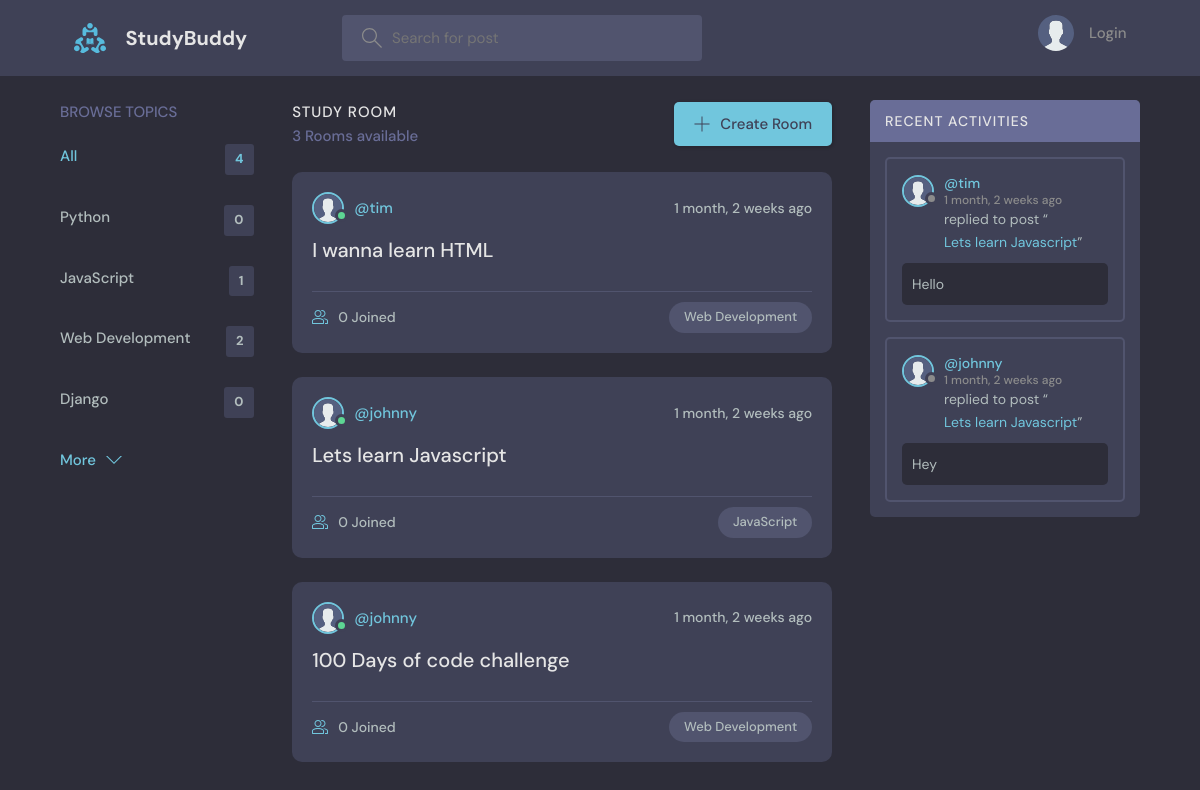
/, run on an earlier commit of the app's database.
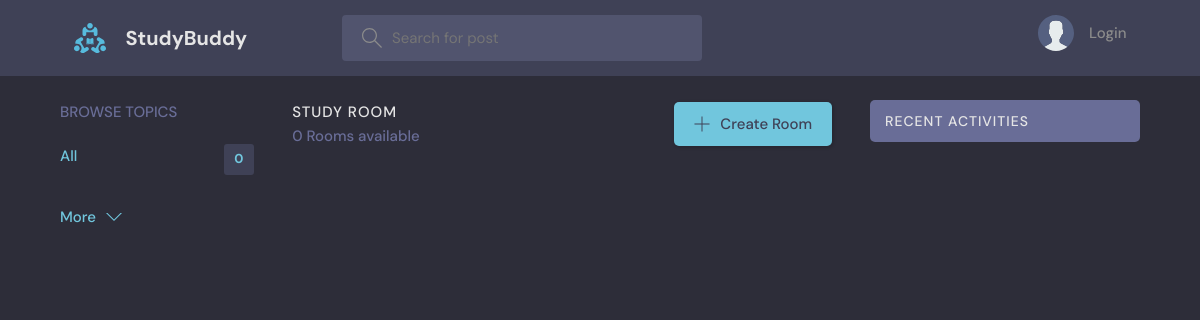
And on a later commit of the database.
### base/models.py (models this page shows, shortened)
class Topic(models.Model):
    name = models.CharField(max_length=200)

class Room(models.Model):
    host = models.ForeignKey(User, on_delete=models.SET_NULL, null=True)
    topic = models.ForeignKey(Topic, on_delete=models.SET_NULL, null=True)
    name = models.CharField(max_length=200)
    description = models.TextField(null=True, blank=True)
    participants = models.ManyToManyField(User, related_name='participants', blank=True)
    updated = models.DateTimeField(auto_now=True)
    created = models.DateTimeField(auto_now_add=True)
    class Meta:
        ordering = ['-updated', '-created']
    def __str__(self):
        return self.name

class Message(models.Model):
    user = models.ForeignKey(User, on_delete=models.CASCADE)
    room = models.ForeignKey(Room, on_delete=models.CASCADE)
    body = models.TextField()
    updated = models.DateTimeField(auto_now=True)
    created = models.DateTimeField(auto_now_add=True)
    class Meta:
        ordering = ['-updated', '-created']

### base/views.py (the view)
# urls.py: path('', views.home, name='home'),
def home(request):
    q = request.GET.get('q') if request.GET.get('q') != None else ''
    rooms = Room.objects.filter(
        Q(topic__name__icontains=q) |
        Q(name__icontains=q) |
        Q(description__icontains=q)
    )
    topics = Topic.objects.all()[0:5]
    room_count = rooms.count()
    room_messages = Message.objects.filter(Q(room__topic__name__icontains=q))
    context = {'rooms': rooms, 'topics': topics,
               'room_count': room_count, 'room_messages': room_messages}
    return render(request, 'base/home.html', context)

### base/templates/base/home.html (shortened to what this page needs)
{% extends 'main.html' %}
{% block content %}
<main class="layout layout--3">
  <div class="container">
    {% include 'base/topics_component.html' %}
    <div class="roomList">
      <div class="roomList__header">
        <div>
          <h2>Study Room</h2>
          <p>{{room_count}} Rooms available</p>
        </div>
        <a class="btn btn--main" href="{% url 'create-room' %}">
          <svg version="1.1" xmlns="http://www.w3.org/2000/svg" width="32" height="32" viewBox="0 0 32 32">
            <title>add</title>
            <path
              d="M16.943 0.943h-1.885v14.115h-14.115v1.885h14.115v14.115h1.885v-14.115h14.115v-1.885h-14.115v-14.115z"
            ></path>
          </svg>
          Create Room
        </a>
      </div>
      {% include 'base/feed_component.html' %}
    </div>
    {% include 'base/activity_component.html' %}
  </div>
</main>
{% endblock %}

### base/templates/base/topics_component.html
<div class="topics">
<div class="topics__header">
    <h2>Browse Topics</h2>
</div>
<ul class="topics__list">
    <li>
        <a href="{% url 'home' %}" class="active">All <span>{{topics.count}}</span></a>
    </li>
    {% for topic in topics %}
    <li>
        <a href="{% url 'home' %}?q={{topic.name}}">{{topic.name}}<span>{{topic.room_set.all.count}}</span></a>
    </li>
    {% endfor %}
</ul>
    <a class="btn btn--link" href="{% url 'topics' %}">
        More
        <svg version="1.1" xmlns="http://www.w3.org/2000/svg" width="32" height="32" viewBox="0 0 32 32">
        <title>chevron-down</title>
        <path d="M16 21l-13-13h-3l16 16 16-16h-3l-13 13z"></path>
        </svg>
    </a>
</div>

### base/templates/base/feed_component.html (shortened to what this page needs)
{% load static %}
{% for room in rooms %}
<div class="roomListRoom">
    <div class="roomListRoom__header">
      <a href="{% url 'user-profile' room.host.id %}" class="roomListRoom__author">
        <div class="avatar avatar--small active">
          <img src="{% static 'images/avatar.svg' %}" />
        </div>
        <span>@{{room.host.username}}</span>
      </a>
      <div class="roomListRoom__actions">
        <span>{{room.created|timesince}} ago</span>
      </div>
    </div>
    <div class="roomListRoom__content">
      <a href="{% url 'room' room.id %}">{{room.name}}</a>
    </div>
    <div class="roomListRoom__meta">
      <a href="{% url 'room' room.id %}" class="roomListRoom__joined">
        {{room.participants.all.count}} Joined
      </a>
      <p class="roomListRoom__topic">{{room.topic.name}}</p>
    </div>
</div>
{% endfor %}

### base/templates/base/activity_component.html (shortened to what this page needs)
{% load static %}
<div class="activities">
    <div class="activities__header">
      <h2>Recent Activities</h2>
    </div>
    {% for message in room_messages %}
    <div class="activities__box">
      <div class="activities__boxHeader roomListRoom__header">
        <a href="{% url 'user-profile' message.user.id %}" class="roomListRoom__author">
          <div class="avatar avatar--small">
            <img src="{% static 'images/avatar.svg' %}" />
          </div>
          <p>
            @{{message.user}}
            <span>{{message.created|timesince}} ago</span>
          </p>
        </a>
      </div>
      <div class="activities__boxContent">
        <p>replied to post “<a href="{% url 'room' message.room.id %}">{{message.room}}</a>”</p>
        <div class="activities__boxRoomContent">
            {{message.body}}
        </div>
      </div>
    </div>
    {% endfor %}
  </div>

What changed in the data, as far as the page shows it:
removed Topic: name "Python", room_set.all.count "0"
removed Topic: name "JavaScript", room_set.all.count "1"
removed Topic: name "Web Development", room_set.all.count "2"
removed Topic: name "Django", room_set.all.count "0"
removed Room: host.username "tim", created "1 month, 2 weeks", name "I wanna learn HTML", participants.all.count "0", topic.name "Web Development"
removed Room: host.username "johnny", created "1 month, 2 weeks", name "Lets learn Javascript", participants.all.count "0", topic.name "JavaScript"
removed Room: host.username "johnny", created "1 month, 2 weeks", name "100 Days of code challenge", participants.all.count "0", topic.name "Web Development"
removed Message: user "tim", created "1 month, 2 weeks", room "Lets learn Javascript", body "Hello"
removed Message: user "johnny", created "1 month, 2 weeks", room "Lets learn Javascript", body "Hey"
Also different on the page:
{{ topics.count }}: "4" → "0"
{{ room_count }}: "3" → "0"
